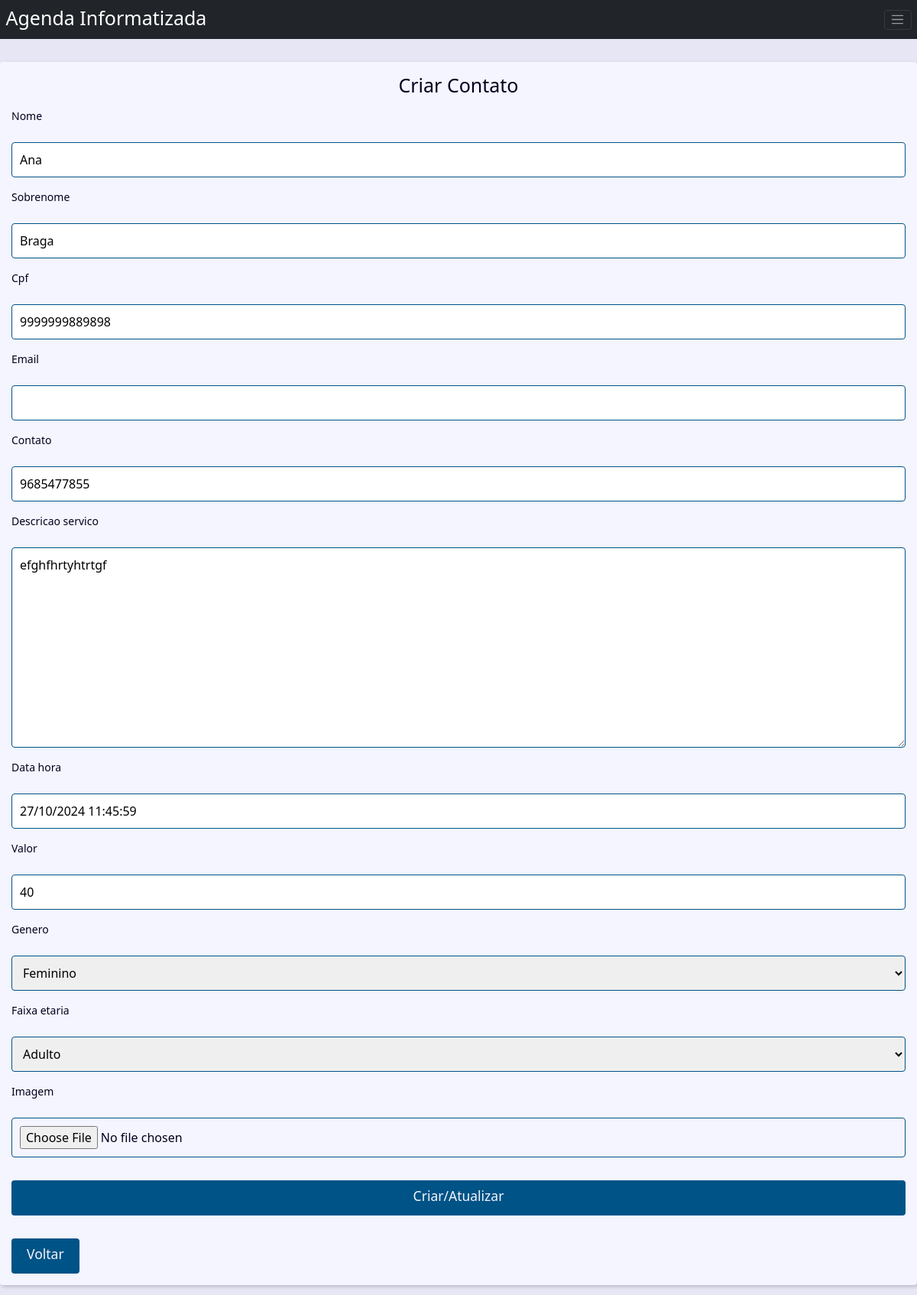
Screenshot of /agendamento/2/atualiza/ with the database file from the repository.
### agenda/models.py (models this page shows)
class Agenda(models.Model):
    class Meta:
        verbose_name = 'Agendamento'
        verbose_name_plural = 'Agendamentos'
    nome = models.CharField(max_length=100)
    sobrenome = models.CharField(max_length=100, blank=True)
    cpf = models.CharField(max_length=50, blank=True)
    email = models.EmailField(max_length=50, blank=True)
    contato = models.CharField(max_length=50)
    descricao_servico = models.TextField(max_length=500)
    data_hora = models.DateTimeField(default=timezone.now)
    valor = models.CharField(max_length=50)
    show = models.BooleanField(default=True)
    imagem = models.ImageField(blank=True, upload_to='imagens/%y/%m/')
    genero = models.ForeignKey(
        Genero,
        on_delete=models.SET_NULL,
        blank=True, null=True
    )
    faixa_etaria = models.ForeignKey(
        Faixa_Etaria,
        on_delete=models.SET_NULL,
        blank=True, null=True
    )
    proprietario = models.ForeignKey(
        User,
        on_delete=models.SET_NULL,
        blank=True, null=True
    )

### agenda/views.py (the view, shortened to what this page needs)
# urls.py: path('agendamento/<int:cadastro_id>/atualiza/', views.atualiza, name='atualiza'),
def atualiza(request, cadastro_id):
    cadastro = get_object_or_404(Agenda, pk=cadastro_id, show=True)
    form_action = reverse('atualiza', args=(cadastro_id,))
    contexto = {
        'form': AgendaForm(instance=cadastro),
        'form_action': form_action,
    }
    return render(
        request,
        'agenda/inserir_cadastro.html',
        contexto
    )

### agenda/models.py (called while the page is built)
    def __str__(self) -> str:
        return self.nome

    def __str__(self) -> str:
        return self.nome

### agenda/templates/agenda/inserir_cadastro.html (shortened to what this page needs)
{% extends "global/base.html" %}
{% block content %}
    <h1 align=center>
        Criar Contato
    </h1>
    <form
        action="{{ form_action }}"
        method="POST" enctype="multipart/form-data"
    >
        <div class="form-content">
          {% for field in form %}
            <div class="form-group">
                <label for="{{ field.id_for_label }}">
                {{ field.label }}
                </label> <br>
                {{ field }}
            </div>
          {% endfor %}
        </div>
        <div class="form-content" align=center>
            <div class="form-group">
                <button class="btn btn-primary" type="submit"><h3>Criar/Atualizar</h3></button>
            </div>
        </div>
    </form>
    <div>
        <a href="{% url "index" %}">
         <button type="submit" class="btn btn-primary"><h3>Voltar</h3></button><br>
        </a>
     </div>
{% endblock content %}

### base_static/global/css/style.css (style rules this page uses)
:root { --spacing: 1.5rem; --link-dark-color: rgb(0, 83, 134); --link-light-color: rgb(156, 217, 255); --clr-white: rgb(245, 245, 255); --clr-black: rgb(0, 0, 30); --clr-light-gray: rgb(230, 230, 245); --clr-dark-shadow-5: rgba(0, 0, 10, 5%); --clr-dark-shadow-10: rgba(0, 0, 10, 10%); --clr-dark-shadow-20: rgba(0, 0, 10, 20%); --clr-light-shadow-5: rgba(200, 200, 255, 5%); --clr-light-shadow-10: rgba(200, 200, 255, 10%); --clr-light-shadow-20: rgba(200, 200, 255, 20%); --main-page-width: 120rem; --table-min-width: 60rem; --biggest-font-size: 5rem; --bigger-font-size: 4rem; --big-font-size: 3.2rem; --medium-font-size: 2.4rem; --small-font-size: 1.6rem; --smaller-font-size: 1.4rem; --smallest-font-size: 1.2rem; --transition-fast: 300ms; --transition-medium: 600ms; --transition-slow: 1s; --default-border-radius: 4px; }
*, *::before, *::after { margin: 0; padding: 0; box-sizing: border-box; }
html { font-size: 62.5%; }
body { font-family: system-ui, -apple-system, BlinkMacSystemFont, 'Segoe UI', Roboto, Oxygen, Ubuntu, Cantarell, 'Open Sans', 'Helvetica Neue', sans-serif; line-height: 1.5; font-size: var(--small-font-size); color: var(--clr-black); -webkit-font-smoothing: antialiased; background: var(--clr-light-gray); }
.form-content { margin: var(--spacing) 0; }
.form-group { display: flex; flex-direction: column; padding-bottom: var(--spacing); }
.form-group input, .form-group textarea, .form-group select { padding: 1rem; border-radius: var(--default-border-radius); border: 1px solid var(--link-dark-color); }
.form-group label { font-size: var(--smaller-font-size); }
.btn { background-color: var(--link-dark-color); color: var(--clr-white); font-weight: bold; border: none; padding: 1rem 2rem; border-radius: var(--default-border-radius); cursor: pointer; transition: filter var(--transition-fast) ease-in-out; }

### rows the page displays
Agenda: form "Ana" "Braga" "9999999889898" "9685477855" "efghfhrtyhtrtgf" "27/10/2024 11:45:59" "40" "Feminino" "Adulto"

### other values shown
{{ field.label }} "Nome" "Sobrenome" "Cpf" "Email" "Contato" "Descricao servico" "Data hora" "Valor" "Genero" "Faixa etaria" "Imagem"
